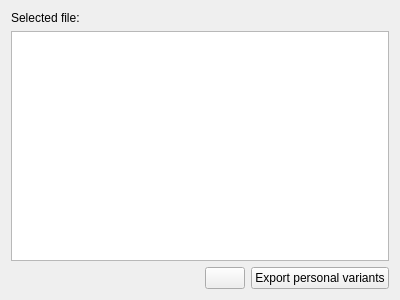
<?xml version="1.0" encoding="UTF-8"?>
<ui version="4.0">
 <class>cfDNAPanelWidget</class>
 <widget class="QWidget" name="cfDNAPanelWidget">
  <property name="geometry">
   <rect>
    <x>0</x>
    <y>0</y>
    <width>400</width>
    <height>300</height>
   </rect>
  </property>
  <property name="windowTitle">
   <string>Form</string>
  </property>
  <layout class="QVBoxLayout" name="verticalLayout_2">
   <item>
    <widget class="QLabel" name="l_file_name">
     <property name="text">
      <string>Selected file: </string>
     </property>
    </widget>
   </item>
   <item>
    <widget class="QTableWidget" name="vars"/>
   </item>
   <item>
    <layout class="QHBoxLayout" name="horizontalLayout">
     <item>
      <spacer name="horizontalSpacer">
       <property name="orientation">
        <enum>Qt::Horizontal</enum>
       </property>
       <property name="sizeHint" stdset="0">
        <size>
         <width>40</width>
         <height>20</height>
        </size>
       </property>
      </spacer>
     </item>
     <item>
      <widget class="QPushButton" name="btn_copy_clipboard">
       <property name="toolTip">
        <string>Copy table to clip board.</string>
       </property>
       <property name="text">
        <string/>
       </property>
       <property name="icon">
        <iconset resource="GSvar.qrc">
         <normaloff>:/Icons/CopyClipboard.png</normaloff>:/Icons/CopyClipboard.png</iconset>
       </property>
      </widget>
     </item>
     <item>
      <widget class="QPushButton" name="btn_export_vars">
       <property name="text">
        <string>Export personal variants</string>
       </property>
      </widget>
     </item>
    </layout>
   </item>
  </layout>
 </widget>
 <resources>
  <include location="GSvar.qrc"/>
 </resources>
 <connections/>
</ui>
